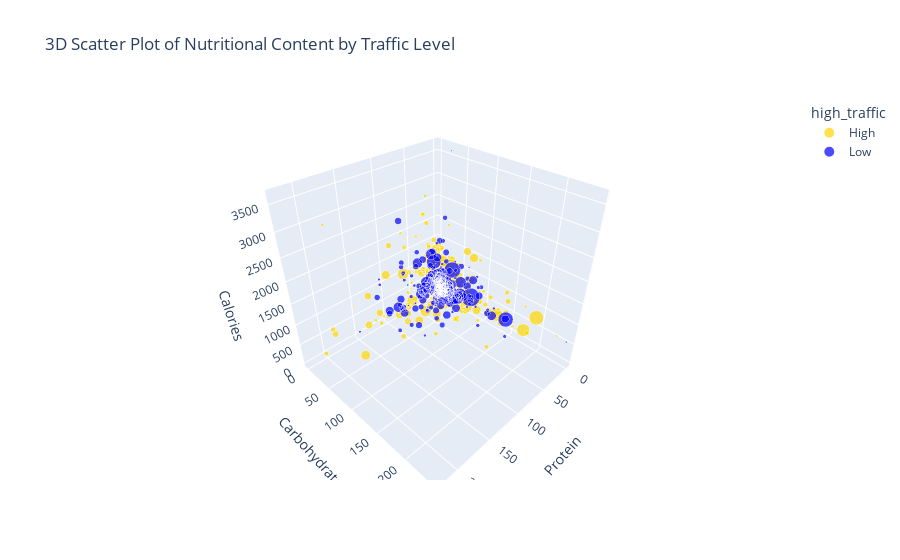

Notebook code cell kept with this figure:
### Code cell
# Create the interactive 3D scatter plot
fig = px.scatter_3d(data, 
                    x='protein', 
                    y='carbohydrate', 
                    z='calories', 
                    color='high_traffic',
                    size='sugar',
                    hover_data=['category'],
                    color_discrete_map={"High": "gold", "Low": "blue"},
                    labels={'calories': 'Calories', 'carbohydrate': 'Carbohydrates', 'protein': 'Protein', 'sugar': 'Sugar'},
                    title="3D Scatter Plot of Nutritional Content by Traffic Level"
                   )

# Show the plot
fig.show()

### Figure 1 — Plotly figure (JSON) as saved in the notebook; plotly's stock layout.template omitted (floating-point values rounded to 4 significant figures; data arrays with more than 128 entries replaced by an {"elided": "..."} marker saying what was removed)
{"data": [{"customdata": {"elided": "507x1 str values"}, "hovertemplate": "high_traffic=High<br>Protein=%{x}<br>Carbohydrates=%{y}<br>Calories=%{z}<br>Sugar=%{marker.size}<br>category=%{customdata[0]}<extra></extra>", "legendgroup": "High", "marker": {"color": "gold", "size": {"elided": "507 float values"}, "sizemode": "area", "sizeref": 0.2394, "symbol": "circle"}, "mode": "markers", "name": "High", "scene": "scene", "showlegend": true, "x": {"elided": "507 float values"}, "y": {"elided": "507 float values"}, "z": {"elided": "507 float values"}, "type": "scatter3d"}, {"customdata": {"elided": "334x1 str values"}, "hovertemplate": "high_traffic=Low<br>Protein=%{x}<br>Carbohydrates=%{y}<br>Calories=%{z}<br>Sugar=%{marker.size}<br>category=%{customdata[0]}<extra></extra>", "legendgroup": "Low", "marker": {"color": "blue", "size": {"elided": "334 float values"}, "sizemode": "area", "sizeref": 0.2394, "symbol": "circle"}, "mode": "markers", "name": "Low", "scene": "scene", "showlegend": true, "x": {"elided": "334 float values"}, "y": {"elided": "334 float values"}, "z": {"elided": "334 float values"}, "type": "scatter3d"}], "layout": {"scene": {"domain": {"x": [0, 1], "y": [0, 1]}, "xaxis": {"title": {"text": "Protein"}}, "yaxis": {"title": {"text": "Carbohydrates"}}, "zaxis": {"title": {"text": "Calories"}}}, "legend": {"title": {"text": "high_traffic"}, "tracegroupgap": 0, "itemsizing": "constant"}, "title": {"text": "3D Scatter Plot of Nutritional Content by Traffic Level"}}}
